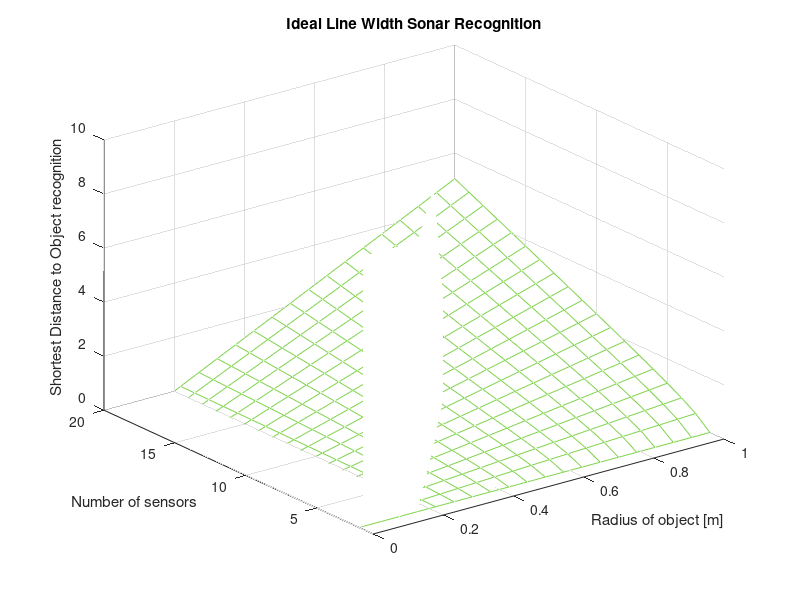

MATLAB code for this plot:
clear all
robj = linspace(0.01,1,20);
nrSens = linspace(1,20,20);
#Least distance we'll find an object with, worst case scenario
#Assuming a 20cm cone radius on the sonar. 
oDist = @(r,n) (r-0.2)./tan(pi./n);

[rr ss] = meshgrid(robj,nrSens);
d = oDist(rr,ss);
mesh(rr,ss,d)
axis([0 1 1 20 0 10])
xlabel("Radius of object [m]")
ylabel("Number of sensors")
zlabel("Shortest Distance to Object recognition")
title("Ideal Line Width Sonar Recognition")

#Find all static configurations that find objects on a 2 meter distance.
k = 0;
opt = [];
for i=robj;
	for j=nrSens;
		dist = oDist(i,j);
		if abs(dist-2) <0.2;
			opt = [opt [i-0.30;j]];
			k = k+1;
		end
	end
end

